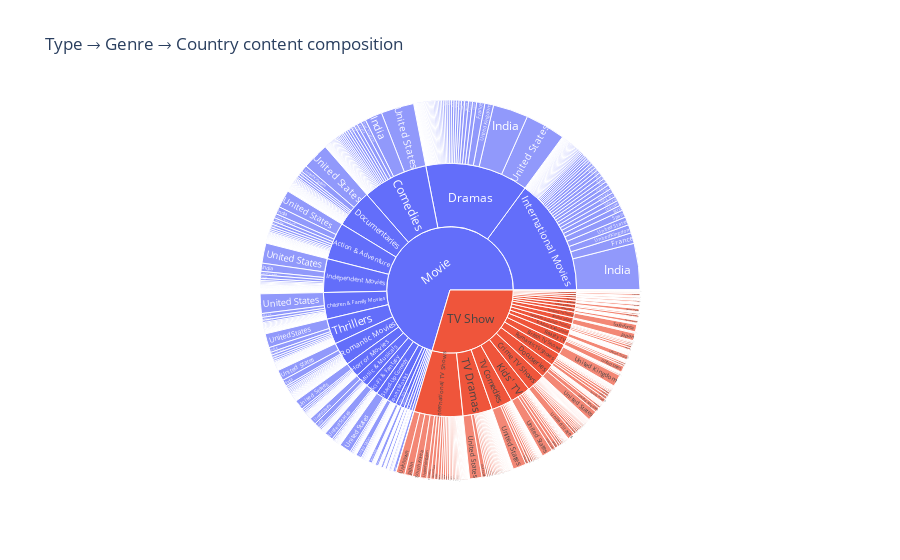

The notebook cell saved with this chart:
### Markdown cell above
### 3.7 Holistic composition
A sunburst traversal (Type → Genre → Country) offers an interactive view for stakeholders to explore depth combinations.

### Code cell
generate_sunburst(clean_df, extras)
print("Sunburst saved to outputs/fig_type_genre_country_sunburst.html")

### Figure 1 — Plotly figure (JSON) as saved in the notebook; plotly's stock layout.template omitted (floating-point values rounded to 4 significant figures; data arrays with more than 128 entries replaced by an {"elided": "..."} marker saying what was removed)
{"data": [{"branchvalues": "total", "domain": {"x": [0, 1], "y": [0, 1]}, "hovertemplate": "labels=%{label}<br>count=%{value}<br>parent=%{parent}<br>id=%{id}<extra></extra>", "ids": {"elided": "1426 str values"}, "labels": {"elided": "1426 str values"}, "name": "", "parents": {"elided": "1426 str values"}, "type": "sunburst", "values": {"elided": "1426 int values"}}], "layout": {"legend": {"tracegroupgap": 0}, "title": {"text": "Type → Genre → Country content composition"}}}
